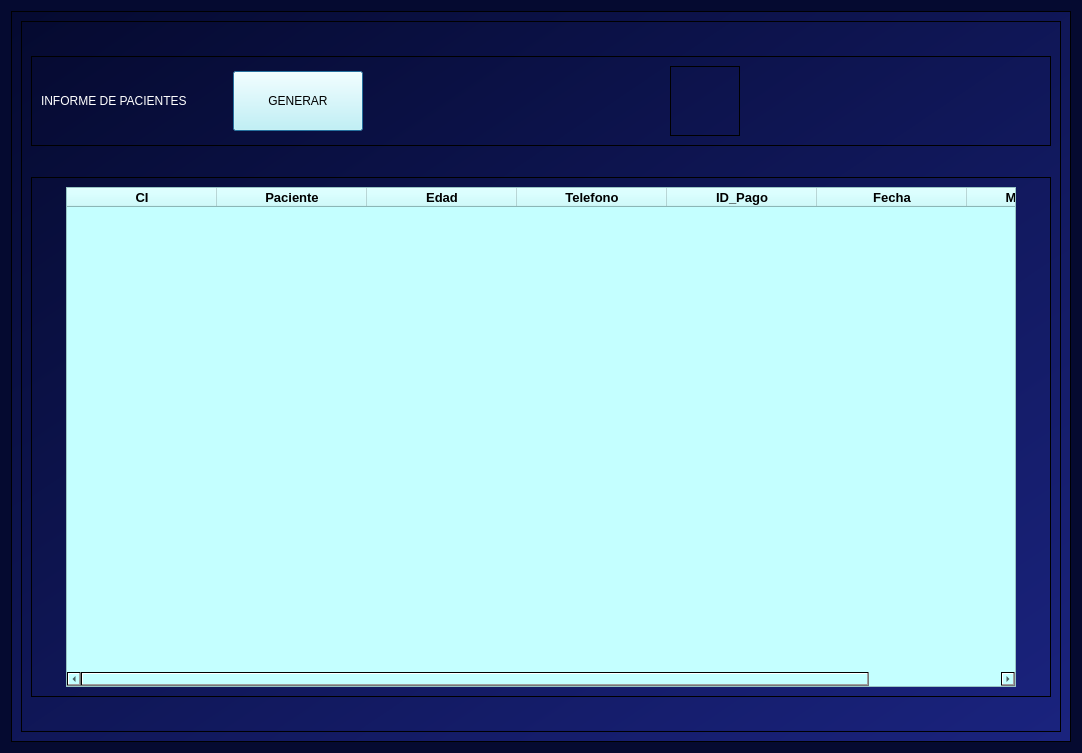
<?xml version="1.0" encoding="UTF-8"?>
<ui version="4.0">
 <class>QDialog</class>
 <widget class="QDialog" name="QDialog">
  <property name="geometry">
   <rect>
    <x>0</x>
    <y>0</y>
    <width>1082</width>
    <height>753</height>
   </rect>
  </property>
  <property name="windowTitle">
   <string>INFORME</string>
  </property>
  <property name="styleSheet">
   <string notr="true">QWidget {
    background-color: #050A30;
}

</string>
  </property>
  <layout class="QVBoxLayout" name="verticalLayout">
   <item>
    <widget class="QFrame" name="frame_2">
     <property name="minimumSize">
      <size>
       <width>837</width>
       <height>706</height>
      </size>
     </property>
     <property name="styleSheet">
      <string notr="true">QWidget {
    background: qlineargradient(spread:pad, x1:0, y1:0, x2:1, y2:1, stop:0 #050A30, stop:1 #1A237E);
}
</string>
     </property>
     <property name="frameShape">
      <enum>QFrame::StyledPanel</enum>
     </property>
     <property name="frameShadow">
      <enum>QFrame::Raised</enum>
     </property>
     <layout class="QVBoxLayout" name="verticalLayout_3">
      <item>
       <widget class="QFrame" name="frame_4">
        <property name="styleSheet">
         <string notr="true">QWidget {
    background: qlineargradient(spread:pad, x1:0, y1:0, x2:1, y2:1, stop:0 #050A30, stop:1 #1A237E);
}
</string>
        </property>
        <property name="frameShape">
         <enum>QFrame::StyledPanel</enum>
        </property>
        <property name="frameShadow">
         <enum>QFrame::Raised</enum>
        </property>
        <layout class="QVBoxLayout" name="verticalLayout_2">
         <item>
          <spacer name="verticalSpacer">
           <property name="orientation">
            <enum>Qt::Vertical</enum>
           </property>
           <property name="sizeHint" stdset="0">
            <size>
             <width>20</width>
             <height>3</height>
            </size>
           </property>
          </spacer>
         </item>
         <item>
          <widget class="QFrame" name="frame">
           <property name="styleSheet">
            <string notr="true">background-color: qlineargradient(spread:reflect, x1:0.19, y1:0.07, x2:0.2, y2:1, stop:0.502488 rgba(255, 255, 255, 0));</string>
           </property>
           <property name="frameShape">
            <enum>QFrame::StyledPanel</enum>
           </property>
           <property name="frameShadow">
            <enum>QFrame::Raised</enum>
           </property>
           <layout class="QHBoxLayout" name="horizontalLayout">
            <item>
             <layout class="QGridLayout" name="gridLayout">
              <item row="0" column="0">
               <widget class="QLabel" name="label_3">
                <property name="styleSheet">
                 <string notr="true">QWidget {
    background: qlineargradient(spread:reflect, x1:0.19, y1:0.07, x2:0.2, y2:1, stop:0.502488 rgba(255, 255, 255, 0));
    font: 15pt &quot;Algerian&quot;;
    color: white;
}
</string>
                </property>
                <property name="text">
                 <string>INFORME DE PACIENTES</string>
                </property>
               </widget>
              </item>
              <item row="0" column="2">
               <widget class="QPushButton" name="btnGenerar">
                <property name="minimumSize">
                 <size>
                  <width>130</width>
                  <height>60</height>
                 </size>
                </property>
                <property name="styleSheet">
                 <string notr="true">font: 12pt &quot;Algerian&quot;;
background-color: rgb(196, 255, 255);</string>
                </property>
                <property name="text">
                 <string>GENERAR</string>
                </property>
               </widget>
              </item>
              <item row="0" column="1">
               <spacer name="horizontalSpacer">
                <property name="orientation">
                 <enum>Qt::Horizontal</enum>
                </property>
                <property name="sizeHint" stdset="0">
                 <size>
                  <width>40</width>
                  <height>20</height>
                 </size>
                </property>
               </spacer>
              </item>
             </layout>
            </item>
            <item>
             <spacer name="horizontalSpacer_2">
              <property name="orientation">
               <enum>Qt::Horizontal</enum>
              </property>
              <property name="sizeHint" stdset="0">
               <size>
                <width>170</width>
                <height>20</height>
               </size>
              </property>
             </spacer>
            </item>
            <item>
             <widget class="QFrame" name="frame_5">
              <property name="minimumSize">
               <size>
                <width>40</width>
                <height>40</height>
               </size>
              </property>
              <property name="maximumSize">
               <size>
                <width>150</width>
                <height>150</height>
               </size>
              </property>
              <property name="frameShape">
               <enum>QFrame::StyledPanel</enum>
              </property>
              <property name="frameShadow">
               <enum>QFrame::Raised</enum>
              </property>
              <layout class="QVBoxLayout" name="verticalLayout_4">
               <item>
                <widget class="QLabel" name="label">
                 <property name="minimumSize">
                  <size>
                   <width>50</width>
                   <height>50</height>
                  </size>
                 </property>
                 <property name="lineWidth">
                  <number>-3</number>
                 </property>
                 <property name="text">
                  <string/>
                 </property>
                 <property name="pixmap">
                  <pixmap>imagenes/informe diálogo.png</pixmap>
                 </property>
                 <property name="scaledContents">
                  <bool>true</bool>
                 </property>
                </widget>
               </item>
              </layout>
             </widget>
            </item>
            <item>
             <spacer name="horizontalSpacer_3">
              <property name="orientation">
               <enum>Qt::Horizontal</enum>
              </property>
              <property name="sizeHint" stdset="0">
               <size>
                <width>39</width>
                <height>20</height>
               </size>
              </property>
             </spacer>
            </item>
           </layout>
          </widget>
         </item>
         <item>
          <spacer name="verticalSpacer_2">
           <property name="orientation">
            <enum>Qt::Vertical</enum>
           </property>
           <property name="sizeHint" stdset="0">
            <size>
             <width>20</width>
             <height>2</height>
            </size>
           </property>
          </spacer>
         </item>
         <item>
          <widget class="QFrame" name="frame_3">
           <property name="styleSheet">
            <string notr="true">background-color: qlineargradient(spread:reflect, x1:0.19, y1:0.07, x2:0.2, y2:1, stop:0.502488 rgba(255, 255, 255, 0));</string>
           </property>
           <property name="frameShape">
            <enum>QFrame::StyledPanel</enum>
           </property>
           <property name="frameShadow">
            <enum>QFrame::Raised</enum>
           </property>
           <layout class="QHBoxLayout" name="horizontalLayout_2">
            <item>
             <spacer name="horizontalSpacer_4">
              <property name="orientation">
               <enum>Qt::Horizontal</enum>
              </property>
              <property name="sizeHint" stdset="0">
               <size>
                <width>1</width>
                <height>20</height>
               </size>
              </property>
             </spacer>
            </item>
            <item>
             <widget class="QTableWidget" name="lista">
              <property name="minimumSize">
               <size>
                <width>950</width>
                <height>500</height>
               </size>
              </property>
              <property name="maximumSize">
               <size>
                <width>16777215</width>
                <height>16777215</height>
               </size>
              </property>
              <property name="styleSheet">
               <string notr="true">background-color:  rgb(196, 255, 255);</string>
              </property>
              <property name="horizontalScrollBarPolicy">
               <enum>Qt::ScrollBarAlwaysOn</enum>
              </property>
              <property name="sizeAdjustPolicy">
               <enum>QAbstractScrollArea::AdjustIgnored</enum>
              </property>
              <property name="showDropIndicator" stdset="0">
               <bool>true</bool>
              </property>
              <property name="sortingEnabled">
               <bool>false</bool>
              </property>
              <property name="columnCount">
               <number>7</number>
              </property>
              <attribute name="horizontalHeaderCascadingSectionResizes">
               <bool>false</bool>
              </attribute>
              <attribute name="horizontalHeaderDefaultSectionSize">
               <number>150</number>
              </attribute>
              <attribute name="horizontalHeaderHighlightSections">
               <bool>true</bool>
              </attribute>
              <attribute name="horizontalHeaderMinimumSectionSize">
               <number>60</number>
              </attribute>
              <attribute name="horizontalHeaderShowSortIndicator" stdset="0">
               <bool>false</bool>
              </attribute>
              <attribute name="horizontalHeaderStretchLastSection">
               <bool>false</bool>
              </attribute>
              <attribute name="verticalHeaderShowSortIndicator" stdset="0">
               <bool>false</bool>
              </attribute>
              <column>
               <property name="text">
                <string>CI</string>
               </property>
               <property name="font">
                <font>
                 <family>Arial</family>
                 <pointsize>10</pointsize>
                 <weight>75</weight>
                 <bold>true</bold>
                </font>
               </property>
              </column>
              <column>
               <property name="text">
                <string>Paciente</string>
               </property>
               <property name="font">
                <font>
                 <family>Arial</family>
                 <pointsize>10</pointsize>
                 <weight>75</weight>
                 <bold>true</bold>
                </font>
               </property>
              </column>
              <column>
               <property name="text">
                <string>Edad</string>
               </property>
               <property name="font">
                <font>
                 <family>Arial</family>
                 <pointsize>10</pointsize>
                 <weight>75</weight>
                 <bold>true</bold>
                </font>
               </property>
              </column>
              <column>
               <property name="text">
                <string>Telefono</string>
               </property>
               <property name="font">
                <font>
                 <family>Arial</family>
                 <pointsize>10</pointsize>
                 <weight>75</weight>
                 <bold>true</bold>
                </font>
               </property>
              </column>
              <column>
               <property name="text">
                <string>ID_Pago</string>
               </property>
               <property name="font">
                <font>
                 <family>Arial</family>
                 <pointsize>10</pointsize>
                 <weight>75</weight>
                 <bold>true</bold>
                </font>
               </property>
              </column>
              <column>
               <property name="text">
                <string>Fecha</string>
               </property>
               <property name="font">
                <font>
                 <family>Arial</family>
                 <pointsize>10</pointsize>
                 <weight>75</weight>
                 <bold>true</bold>
                </font>
               </property>
              </column>
              <column>
               <property name="text">
                <string>Monto Total</string>
               </property>
               <property name="font">
                <font>
                 <family>Arial</family>
                 <pointsize>10</pointsize>
                 <weight>75</weight>
                 <bold>true</bold>
                </font>
               </property>
              </column>
             </widget>
            </item>
            <item>
             <spacer name="horizontalSpacer_5">
              <property name="orientation">
               <enum>Qt::Horizontal</enum>
              </property>
              <property name="sizeHint" stdset="0">
               <size>
                <width>0</width>
                <height>20</height>
               </size>
              </property>
             </spacer>
            </item>
           </layout>
          </widget>
         </item>
         <item>
          <spacer name="verticalSpacer_3">
           <property name="orientation">
            <enum>Qt::Vertical</enum>
           </property>
           <property name="sizeHint" stdset="0">
            <size>
             <width>20</width>
             <height>3</height>
            </size>
           </property>
          </spacer>
         </item>
        </layout>
       </widget>
      </item>
     </layout>
    </widget>
   </item>
  </layout>
 </widget>
 <resources/>
 <connections/>
</ui>
